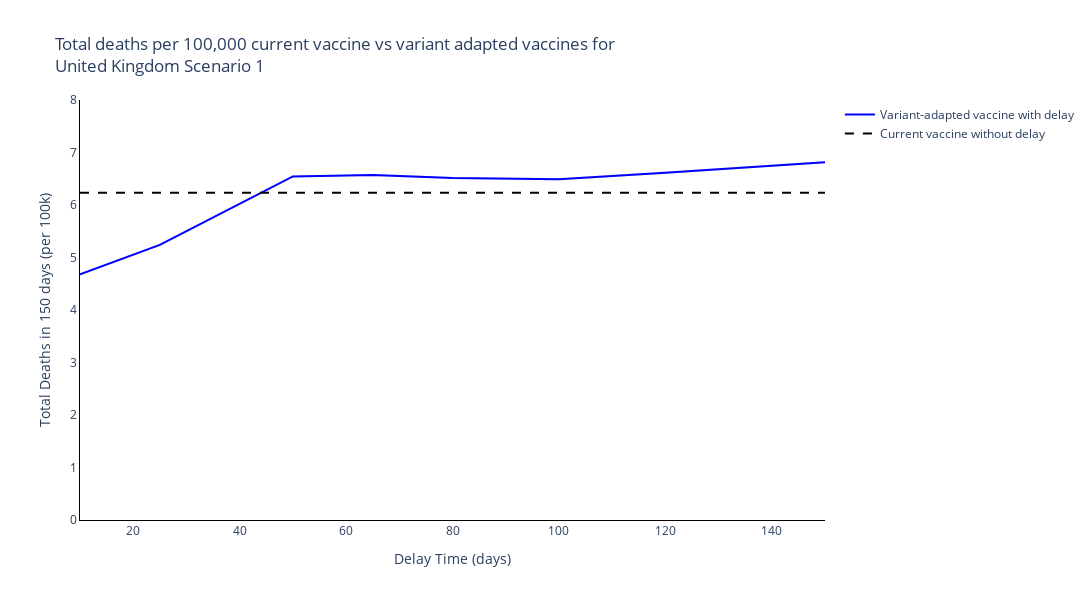
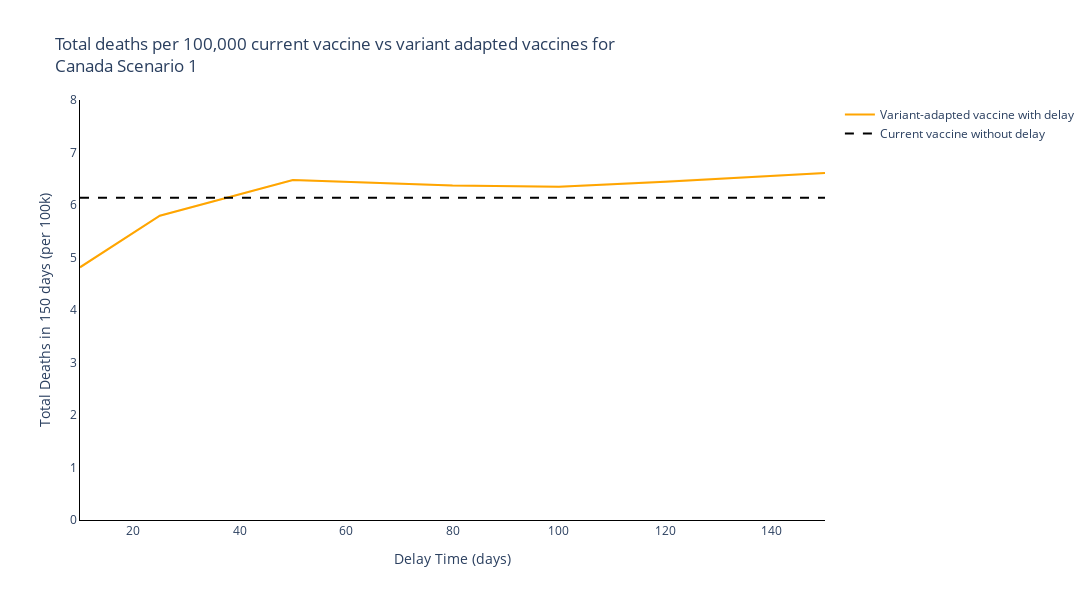
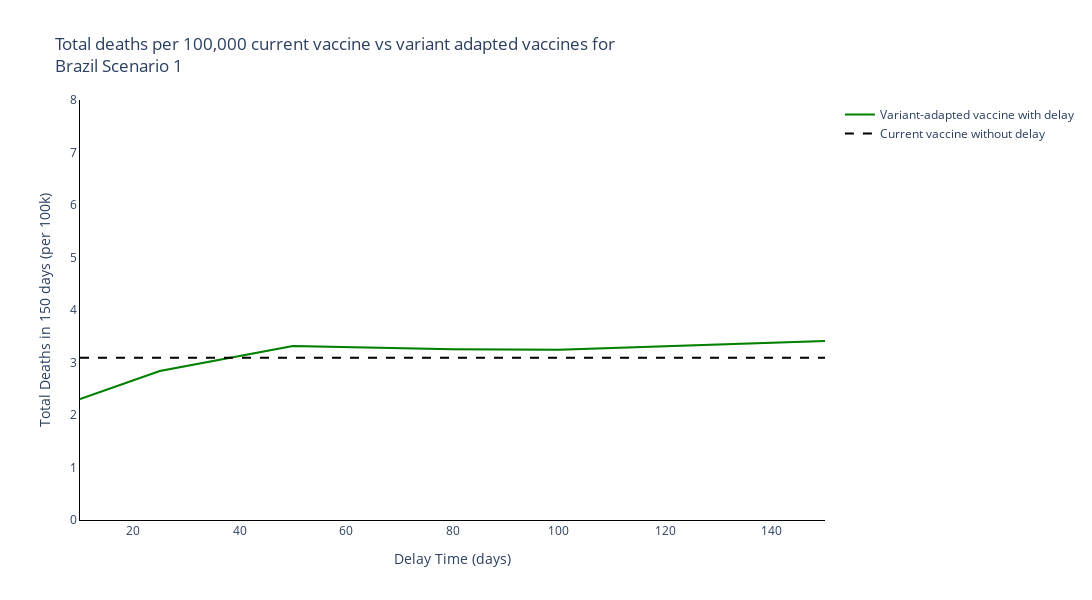
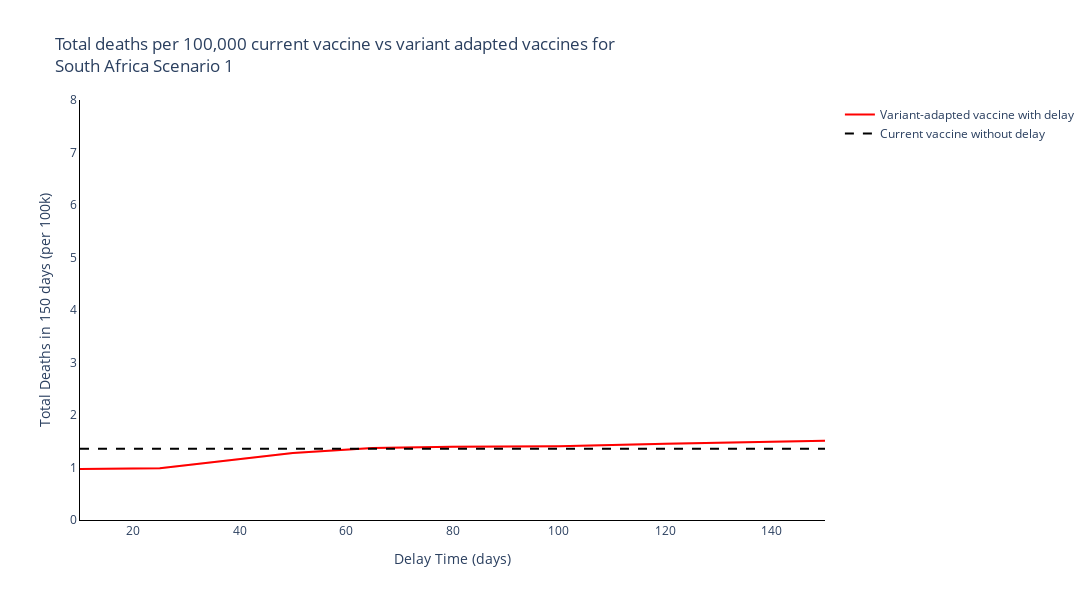

The code cell stored with these charts, in order, in its notebook:
### Markdown cell above
## Summary Figures
### Time of switch from current to variant adapted vaccines

### Code cell
new_scenario_names = ['Scenario {}'.format(s+1) for s, scenario in enumerate(scenario_names[:-1])] + [scenario_names[-1]]

# Plot for each region
for s, scenario in enumerate(new_scenario_names):
    # Plot for each boosting scenario
    for r, reg in enumerate(regions):
        fig = go.Figure()
        fig.add_trace(
            go.Scatter(
                y=[np.sum(var_adapted_delayed_total_new_deaths_mean[r][dt, s, :]) for dt, delay_time in enumerate(delay_times)],
                x=delay_times,
                mode='lines',
                name='Variant-adapted vaccine with delay',
                line=dict(
                    color=colours[r]),
            )
        )

        fig.add_trace(
            go.Scatter(
                y=[np.sum(var_adapted_delayed_total_new_deaths_upper[r][dt, s, :]) for dt, delay_time in enumerate(delay_times)] + [np.sum(var_adapted_delayed_total_new_deaths_lower[r][dt, s, :]) for dt, delay_time in enumerate(delay_times)][::-1],
                x=delay_times + delay_times[::-1],
                mode='lines',
                name='Variant-adapted vaccine with delay',
                fill='toself',
                fillcolor=colours[r],
                line_color=colours[r],
                opacity=0.15,
                showlegend=False
            )
        )

        fig.add_trace(
            go.Scatter(
                y=[np.sum(current_vacc_total_new_deaths_mean[r][s,:])] * len(delay_times),
                x=delay_times,
                mode='lines',
                name='Current vaccine without delay',
                line=dict(
                    color='black',
                    dash='dash')
            )
        )

        # Add axis labels
        fig.update_layout(
            boxmode='group',
            title='Total deaths per 100,000 current vaccine vs variant adapted vaccines for <br>{} {}'.format(reg, scenario),
            width=1100,
            height=600,
            plot_bgcolor='white',
            xaxis=dict(
                linecolor='black',
                title='Delay Time (days)'
                ),
            yaxis=dict(
                linecolor='black',
                title='Total Deaths in 150 days (per 100k)',
                range=[0, 8]),
            hovermode='x unified'
            )

        fig.write_image('images/report5_time_switch_vaccine_type/Time of switch from current to variant adapted vaccines {} {}.pdf'.format(reg, scenario))
        fig.show()

### Figure 1 — Plotly figure (JSON) as saved in the notebook; plotly's stock layout.template omitted (floating-point values rounded to 4 significant figures)
{"data": [{"line": {"color": "blue"}, "mode": "lines", "name": "Variant-adapted vaccine with delay", "type": "scatter", "x": [10, 25, 50, 65, 80, 100, 120, 150], "y": [4.678, 5.241, 6.545, 6.57, 6.513, 6.489, 6.615, 6.814]}, {"fill": "toself", "fillcolor": "blue", "line": {"color": "blue"}, "mode": "lines", "name": "Variant-adapted vaccine with delay", "opacity": 0.15, "showlegend": false, "type": "scatter", "x": [10, 25, 50, 65, 80, 100, 120, 150, 150, 120, 100, 80, 65, 50, 25, 10], "y": [4.678, 5.241, 6.545, 6.57, 6.513, 6.489, 6.615, 6.814, 6.814, 6.615, 6.489, 6.513, 6.57, 6.545, 5.241, 4.678]}, {"line": {"color": "black", "dash": "dash"}, "mode": "lines", "name": "Current vaccine without delay", "type": "scatter", "x": [10, 25, 50, 65, 80, 100, 120, 150], "y": [6.235, 6.235, 6.235, 6.235, 6.235, 6.235, 6.235, 6.235]}], "layout": {"boxmode": "group", "height": 600, "hovermode": "x unified", "plot_bgcolor": "white", "title": {"text": "Total deaths per 100,000 current vaccine vs variant adapted vaccines for <br>United Kingdom Scenario 1"}, "width": 1100, "xaxis": {"linecolor": "black", "title": {"text": "Delay Time (days)"}}, "yaxis": {"linecolor": "black", "range": [0, 8], "title": {"text": "Total Deaths in 150 days (per 100k)"}}}}

### Figure 2 — Plotly figure (JSON) as saved in the notebook; plotly's stock layout.template omitted (floating-point values rounded to 4 significant figures)
{"data": [{"line": {"color": "orange"}, "mode": "lines", "name": "Variant-adapted vaccine with delay", "type": "scatter", "x": [10, 25, 50, 65, 80, 100, 120, 150], "y": [4.814, 5.795, 6.477, 6.426, 6.369, 6.349, 6.444, 6.608]}, {"fill": "toself", "fillcolor": "orange", "line": {"color": "orange"}, "mode": "lines", "name": "Variant-adapted vaccine with delay", "opacity": 0.15, "showlegend": false, "type": "scatter", "x": [10, 25, 50, 65, 80, 100, 120, 150, 150, 120, 100, 80, 65, 50, 25, 10], "y": [4.814, 5.795, 6.477, 6.426, 6.369, 6.349, 6.444, 6.608, 6.608, 6.444, 6.349, 6.369, 6.426, 6.477, 5.795, 4.814]}, {"line": {"color": "black", "dash": "dash"}, "mode": "lines", "name": "Current vaccine without delay", "type": "scatter", "x": [10, 25, 50, 65, 80, 100, 120, 150], "y": [6.138, 6.138, 6.138, 6.138, 6.138, 6.138, 6.138, 6.138]}], "layout": {"boxmode": "group", "height": 600, "hovermode": "x unified", "plot_bgcolor": "white", "title": {"text": "Total deaths per 100,000 current vaccine vs variant adapted vaccines for <br>Canada Scenario 1"}, "width": 1100, "xaxis": {"linecolor": "black", "title": {"text": "Delay Time (days)"}}, "yaxis": {"linecolor": "black", "range": [0, 8], "title": {"text": "Total Deaths in 150 days (per 100k)"}}}}

### Figure 3 — Plotly figure (JSON) as saved in the notebook; plotly's stock layout.template omitted (floating-point values rounded to 4 significant figures)
{"data": [{"line": {"color": "green"}, "mode": "lines", "name": "Variant-adapted vaccine with delay", "type": "scatter", "x": [10, 25, 50, 65, 80, 100, 120, 150], "y": [2.303, 2.836, 3.313, 3.289, 3.254, 3.243, 3.308, 3.412]}, {"fill": "toself", "fillcolor": "green", "line": {"color": "green"}, "mode": "lines", "name": "Variant-adapted vaccine with delay", "opacity": 0.15, "showlegend": false, "type": "scatter", "x": [10, 25, 50, 65, 80, 100, 120, 150, 150, 120, 100, 80, 65, 50, 25, 10], "y": [2.303, 2.836, 3.313, 3.289, 3.254, 3.243, 3.308, 3.412, 3.412, 3.308, 3.243, 3.254, 3.289, 3.313, 2.836, 2.303]}, {"line": {"color": "black", "dash": "dash"}, "mode": "lines", "name": "Current vaccine without delay", "type": "scatter", "x": [10, 25, 50, 65, 80, 100, 120, 150], "y": [3.091, 3.091, 3.091, 3.091, 3.091, 3.091, 3.091, 3.091]}], "layout": {"boxmode": "group", "height": 600, "hovermode": "x unified", "plot_bgcolor": "white", "title": {"text": "Total deaths per 100,000 current vaccine vs variant adapted vaccines for <br>Brazil Scenario 1"}, "width": 1100, "xaxis": {"linecolor": "black", "title": {"text": "Delay Time (days)"}}, "yaxis": {"linecolor": "black", "range": [0, 8], "title": {"text": "Total Deaths in 150 days (per 100k)"}}}}

### Figure 4 — Plotly figure (JSON) as saved in the notebook; plotly's stock layout.template omitted (floating-point values rounded to 4 significant figures)
{"data": [{"line": {"color": "red"}, "mode": "lines", "name": "Variant-adapted vaccine with delay", "type": "scatter", "x": [10, 25, 50, 65, 80, 100, 120, 150], "y": [0.9738, 0.9872, 1.278, 1.373, 1.393, 1.406, 1.45, 1.511]}, {"fill": "toself", "fillcolor": "red", "line": {"color": "red"}, "mode": "lines", "name": "Variant-adapted vaccine with delay", "opacity": 0.15, "showlegend": false, "type": "scatter", "x": [10, 25, 50, 65, 80, 100, 120, 150, 150, 120, 100, 80, 65, 50, 25, 10], "y": [0.9738, 0.9872, 1.278, 1.373, 1.393, 1.406, 1.45, 1.511, 1.511, 1.45, 1.406, 1.393, 1.373, 1.278, 0.9872, 0.9738]}, {"line": {"color": "black", "dash": "dash"}, "mode": "lines", "name": "Current vaccine without delay", "type": "scatter", "x": [10, 25, 50, 65, 80, 100, 120, 150], "y": [1.358, 1.358, 1.358, 1.358, 1.358, 1.358, 1.358, 1.358]}], "layout": {"boxmode": "group", "height": 600, "hovermode": "x unified", "plot_bgcolor": "white", "title": {"text": "Total deaths per 100,000 current vaccine vs variant adapted vaccines for <br>South Africa Scenario 1"}, "width": 1100, "xaxis": {"linecolor": "black", "title": {"text": "Delay Time (days)"}}, "yaxis": {"linecolor": "black", "range": [0, 8], "title": {"text": "Total Deaths in 150 days (per 100k)"}}}}
